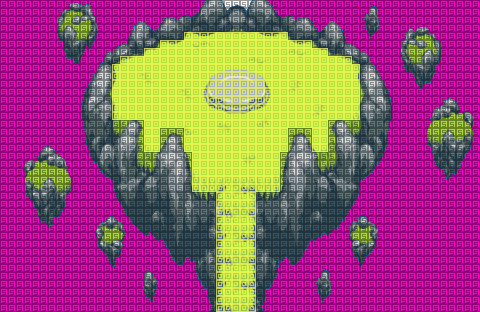

A 2D game scene composited from a Tiled map and its tileset images. What follows is a short description and the map's XML, with each tile layer's data collapsed to a summary:
An orthogonal 60x39 tile map with 8x8 px tiles, 2 tile layers (Calque de Tile 1, Calque 2), 2 tilesets.

<map version="1.0" tiledversion="1.0.2" orientation="orthogonal" renderorder="left-up" width="60" height="39" tilewidth="8" tileheight="8" nextobjectid="1">
 <tileset firstgid="1" source="finalisland.tsx" />
 <tileset firstgid="2341" source="terrain.tsx" />
 <layer name="Calque de Tile 1" width="60" height="39">
  <data>[2340 cells, 2340 non-empty, 2340 distinct tile ids]</data>
 </layer>
 <layer name="Calque 2" width="60" height="39">
  <data>[2340 cells, 2340 non-empty, 2 distinct tile ids]</data>
 </layer>
</map>
